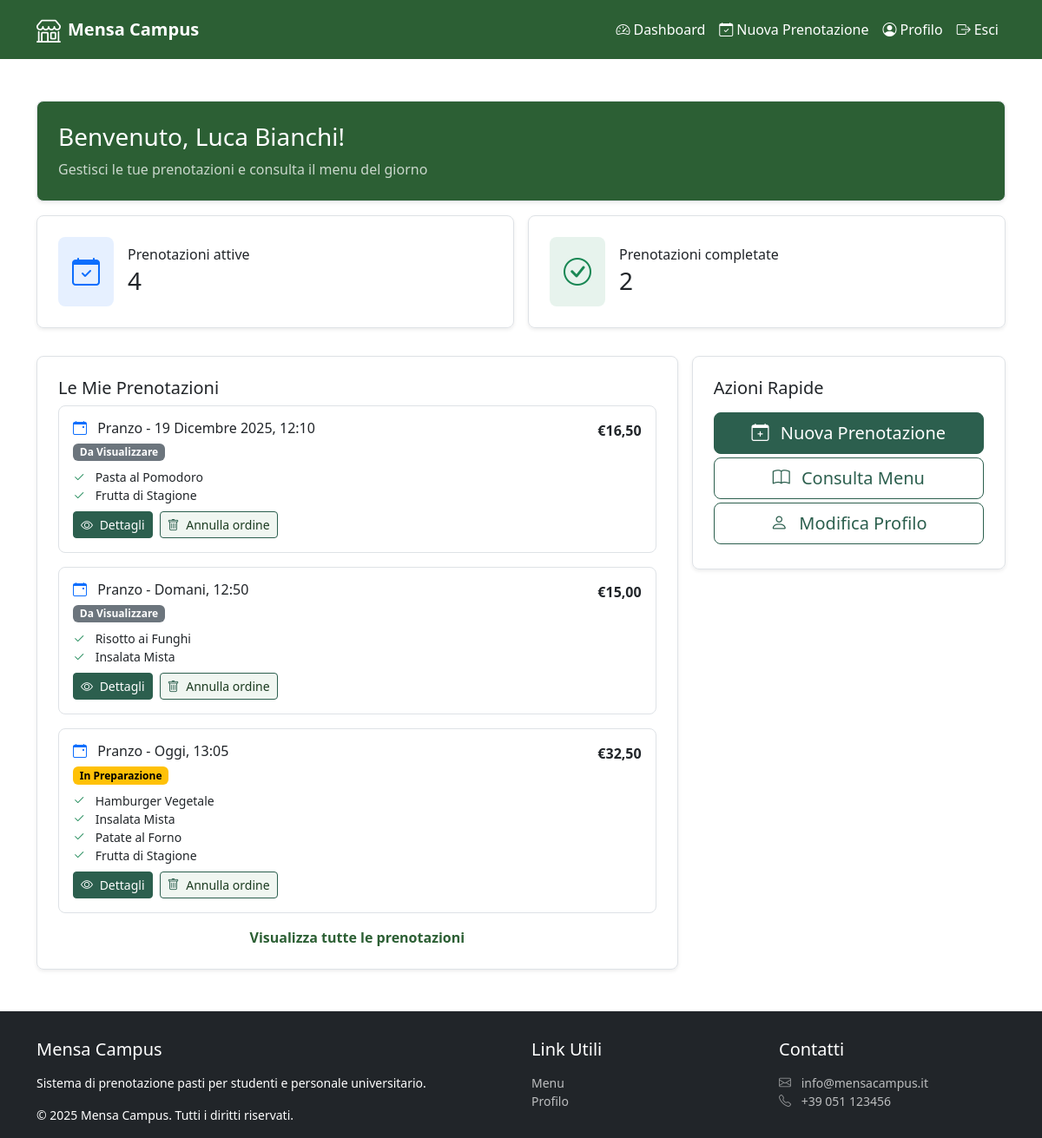
Screenshot of /user-dashboard.php (signed in) with the database file from the repository.
### tables this page shows
CREATE TABLE users (
    user_id INT NOT NULL AUTO_INCREMENT,
    email VARCHAR(255) NOT NULL,
    password VARCHAR(255) NOT NULL,
    first_name VARCHAR(50) NOT NULL,
    last_name VARCHAR(50) NOT NULL,
    admin BOOLEAN NOT NULL DEFAULT FALSE,
    registration_date DATETIME NOT NULL DEFAULT CURRENT_TIMESTAMP,
    PRIMARY KEY (user_id),
    UNIQUE KEY uk_users_email (email)
);

CREATE TABLE reservations (
    reservation_id INT NOT NULL AUTO_INCREMENT,
    total_amount DECIMAL(8,2) NOT NULL,
    date_time DATETIME NOT NULL,
    notes TEXT COMMENT 'Note aggiuntive inserite dall’utente',
    status ENUM(
        'Da Visualizzare',
        'In Preparazione',
        'Pronto al ritiro',
        'Completato',
        'Annullato'
    ) NOT NULL DEFAULT 'Da Visualizzare',
    user_id INT NOT NULL,
    PRIMARY KEY (reservation_id),
    CONSTRAINT fk_reservations_user
        FOREIGN KEY (user_id)
        REFERENCES users(user_id)
);

CREATE TABLE reservation_dishes (
    reservation_id INT NOT NULL,
    dish_id INT NOT NULL,
    quantity INT NOT NULL,
    PRIMARY KEY (reservation_id, dish_id),
    CONSTRAINT fk_reservation_dishes_reservation
        FOREIGN KEY (reservation_id)
        REFERENCES reservations(reservation_id),
    CONSTRAINT fk_reservation_dishes_dish
        FOREIGN KEY (dish_id)
        REFERENCES dishes(dish_id)
);

CREATE TABLE dishes (
    dish_id INT NOT NULL AUTO_INCREMENT,
    name VARCHAR(50) NOT NULL,
    description VARCHAR(255) NOT NULL,
    price DECIMAL(6,2) NOT NULL,
    stock INT NOT NULL,
    image VARCHAR(255) NOT NULL,
    calories INT NOT NULL,
    category_id INT NOT NULL,
    PRIMARY KEY (dish_id),
    CONSTRAINT fk_dishes_category
        FOREIGN KEY (category_id)
        REFERENCES categories(category_id)
);

### user-dashboard.php (called while the page is built, shortened)
<?php
require_once 'bootstrap.php';
$userId = $_SESSION["user_id"];
$templateParams["user"] = $dbh->getUserById($userId);
$counts = $dbh->getReservationCountsByUser($userId);
$templateParams["titolo"] = "Mensa Campus - Prenotazioni";
$templateParams["active_count"] = (int)($counts['active_count'] ?? 0);
$templateParams["completed_count"] = (int)($counts['completed_count'] ?? 0);
$templateParams["nav_items"] = array(
    getNewNavItem("Dashboard", "user-dashboard.php", "bi bi-speedometer2"),
    getNewNavItem("Nuova Prenotazione", "user-bookings.php", "bi bi-calendar-check"),
    getNewNavItem("Profilo", "user-profile.php", "bi bi-person-circle"),
    getNewNavItem("Esci", "logout.php", "bi bi-box-arrow-right")
);
$templateParams["link_utili"][] = array(
    "name" => "Menu",
    "link" => "menu.php",
);
$templateParams["link_utili"][] = array(
    "name" => "Profilo",
    "link" => "user-profile.php",
);
$showAll = isset($_GET["show_all"]) && $_GET["show_all"] == "1";
$limit = $showAll ? null : 3;
$reservations = $dbh->getReservationsByUser($userId, $limit);;
foreach ($reservations as &$r) {
    $r['items'] = $dbh->getReservationItems((int)$r['reservation_id']);
}
$templateParams["reservations"] = $reservations;
$templateParams["content"] = "template/user-dashboard-content.php";
require 'template/base-user.php';
?>

### db/database.php (called while the page is built, shortened)
<?php
class DatabaseHelper {
    private $db;
    public function __construct($servername, $username, $password, $dbname, $port) {
        $this->db = new mysqli($servername, $username, $password, $dbname, $port);
        $this->db->set_charset('utf8mb4');
    }
    public function getUserById($userId) {
        $sql = "SELECT * FROM users WHERE user_id = ?";
        $stmt = $this->db->prepare($sql);
        $stmt->bind_param("i", $userId);
        $stmt->execute();
        $res = $stmt->get_result();
        $user = $res->fetch_array(MYSQLI_ASSOC);;
        return $user;
    }
   public function getReservationCountsByUser($userId) {
        $sql = "SELECT
                SUM(CASE WHEN status IN ('Da Visualizzare','In Preparazione','Pronto al ritiro') THEN 1 ELSE 0 END) AS active_count,
                SUM(CASE WHEN status = 'Completato' THEN 1 ELSE 0 END) AS completed_count
                FROM reservations
                WHERE user_id = ?";
        $stmt = $this->db->prepare($sql);
        $stmt->bind_param("i", $userId);
        $stmt->execute();
        $res = $stmt->get_result();
        $row = $res->fetch_assoc() ?: ['active_count' => 0, 'completed_count' => 0];
        return $row;
    }
    public function getReservationItems($reservationId) {
        $sql = "SELECT d.dish_id, d.name, rd.quantity
                FROM reservation_dishes rd
                JOIN dishes d ON d.dish_id = rd.dish_id
                WHERE rd.reservation_id = ?";
        $stmt = $this->db->prepare($sql);
        $stmt->bind_param("i", $reservationId);
        $stmt->execute();
        $res = $stmt->get_result();
        $rows = $res->fetch_all(MYSQLI_ASSOC);
        return $rows;
    }
    public function getReservationsByUser($userId, $limit = null) {
        $sql = "SELECT reservation_id, total_amount, date_time, status
                FROM reservations
                WHERE user_id = ?
                ORDER BY date_time DESC";
        if ($limit !== null) {
            $sql .= " LIMIT ?";
        }
        $stmt = $this->db->prepare($sql);
        if ($limit !== null) {
            $stmt->bind_param("ii", $userId, $limit);
        } else {
            $stmt->bind_param("i", $userId);
        }
        $stmt->execute();
        $res = $stmt->get_result();
        $rows = $res->fetch_all(MYSQLI_ASSOC);
        return $rows;
    }
}
?>

### bootstrap.php (called while the page is built, shortened)
<?php
require_once("db/database.php");
require_once("utils/functions.php");
$dbh = new DatabaseHelper("localhost", "root", "", "cafeteria", 3306);
?>

### utils/functions.php (called while the page is built, shortened)
<?php
    function getNewNavItem($name, $link, $iconClass) {
        return array(
            "name" => $name,
            "link" => $link,
            "iconClass" => $iconClass
        );
    }
    function reservationBadgeClass(string $status): string {
        return match ($status) {
            'Completato'        => 'text-bg-success',
            'Annullato'         => 'text-bg-danger',
            'Pronto al ritiro'  => 'text-bg-info',
            'In Preparazione'   => 'text-bg-warning',
            'Da Visualizzare'   => 'text-bg-secondary',
            default             => 'text-bg-dark',
        };
    }
    function canCancelReservation(string $status): bool {
        return in_array($status, ['Da Visualizzare', 'In Preparazione'], true);
    }
    function formatEuro($amount): string {
        return number_format((float)$amount, 2, ',', '.');
    }
    function formatWhen($dt) {
        $ts = strtotime($dt);
        $today = date('Y-m-d');
        $yesterday = date('Y-m-d', strtotime('-1 day'));
        $tomorrow = date('Y-m-d', strtotime('+1 day'));
        $d = date('Y-m-d', $ts);
        $time = date('H:i', $ts);
        if ($d === $today) return "Oggi, $time";
        if ($d === $tomorrow) return "Domani, $time";
        $months = [
            1 => 'Gennaio', 2 => 'Febbraio', 3 => 'Marzo', 4 => 'Aprile',
            5 => 'Maggio', 6 => 'Giugno', 7 => 'Luglio', 8 => 'Agosto',
            9 => 'Settembre', 10 => 'Ottobre', 11 => 'Novembre', 12 => 'Dicembre'
        ];
        $day = (int)date('j', $ts);
        $monthNum = (int)date('n', $ts);
        $year = (int)date('Y', $ts);
        $monthName = $months[$monthNum] ?? date('F', $ts);
        return $day . ' ' . $monthName . ' ' . $year . ', ' . $time;
    }
?>

### template/user-dashboard-content.php (the view, shortened to what this page needs)
<main class="container my-5">
    <header class="welcome border rounded-3 p-4 mb-3 shadow-sm">
    <h1 class="h3 mb-2 text-white">
        Benvenuto, <?php echo $templateParams["user"]["first_name"] . ' ' . $templateParams["user"]["last_name"]; ?>!
    </h1>
    <p class="mb-0 opacity-75 text-white">Gestisci le tue prenotazioni e consulta il menu del giorno</p>
    </header>
    <section class="row g-3" aria-label="Stato prenotazioni">
    <div class="col-md-6">
        <section class="border rounded-3 p-4 shadow-sm" aria-label="Prenotazioni attive">
        <div class="d-flex align-items-center">
            <div class="bg-primary bg-opacity-10 rounded-3 p-3" aria-hidden="true">
                <i class="bi bi-calendar-check text-primary fs-2" aria-hidden="true"></i>
            </div>
            <div class="ms-3">
            <h2 class="h6 mb-1">Prenotazioni attive</h2>
            <p class="h3 mb-0"><?php echo $templateParams["active_count"]; ?></p>
            </div>
        </div>
        </section>
    </div>
    <div class="col-md-6">
        <section class="border rounded-3 p-4 shadow-sm" aria-label="Prenotazioni completate">
        <div class="d-flex align-items-center">
            <div class="bg-success bg-opacity-10 rounded-3 p-3" aria-hidden="true">
                <i class="bi bi-check-circle text-success fs-2" aria-hidden="true"></i>
            </div>
            <div class="ms-3">
            <h2 class="h6 mb-1">Prenotazioni completate</h2>
            <p class="h3 mb-0"><?php echo $templateParams["completed_count"]; ?></p>
            </div>
        </div>
        </section>
    </div>
    </section>
    <div class="row g-3 mt-3">
    <div class="col-md-8">
        <section class="border rounded-3 p-4 shadow-sm" aria-labelledby="my-bookings-heading">
        <h2 id="my-bookings-heading" class="h5">Le Mie Prenotazioni</h2>
        <?php if (empty($templateParams["reservations"])): ?>
            <div class="alert alert-info mb-0" role="alert">
                Nessuna prenotazione trovata.
            </div>
        <?php else: ?>
            <ul class="list-unstyled">
                <?php foreach($templateParams["reservations"] as $reservation): ?>
                    <?php
                        $status = (string)$reservation["status"];
                        $when   = formatWhen($reservation["date_time"]);
                        $total  = formatEuro($reservation["total_amount"]);
                        $items  = $reservation["items"] ?? [];
                        $badgeClass = reservationBadgeClass($status);
                    ?>
                <li class="mb-3 p-3 border rounded-3">
                <div class="d-flex justify-content-between align-items-start mb-2">
                    <div>
                        <h3 class="h6 mb-1">
                            <i class="bi bi-calendar-event text-primary me-2" aria-hidden="true"></i>
                            <span>
                                Pranzo - <?php echo $when; ?>
                            </span>
                        </h3>
                        <span class="badge <?php echo $badgeClass; ?>"><?php echo $status; ?></span>
                    </div>
                    <strong>€<?php echo $total ?></strong>
                </div>
                <?php if (!empty($items)): ?>
                    <ul class="list-unstyled small mb-2">
                        <?php foreach($items as $item): ?>
                            <li>
                                <i class="bi bi-check2 text-success me-2" aria-hidden="true"></i>
                                <span><?php echo $item["name"] ?></span>
                            </li>
                        <?php endforeach; ?>
                    </ul>
                <?php else: ?>
                    <p class="small text-body-secondary mb-2">Nessun piatto associato.</p>
                <?php endif; ?>
                <div class="d-flex gap-2">
                    <a class="btn btn-sm btn-outline-primary" type="button"
                    href="single-order.php?reservation_id=<?php echo (int)$reservation['reservation_id']; ?>">
                        <i class="bi bi-eye me-1" aria-hidden="true"></i>
                        <span class="text-white">Dettagli</span>
                    </a>
                    <?php if (canCancelReservation($reservation['status'])) { ?>
                        <a class="btn btn-sm btn-outline-danger" type="button"
                        href="user-dashboard.php?cancel_id=<?php echo (int)$reservation['reservation_id']; ?>">
                            <i class="bi bi-trash me-1" aria-hidden="true"></i>
                            <span>Annulla ordine</span>
                        </a>
                    <?php } ?>
                </div>
                <?php endforeach; ?>
            </ul>
        <?php endif; ?>
       <div class="text-center mt-3">
            <?php if ($showAll): ?>
                <a href="user-dashboard.php" class="text-decoration-none fw-bold">
                    Mostra meno
                </a>
            <?php else: ?>
                <a href="user-dashboard.php?show_all=1" class="text-decoration-none fw-bold">
                    Visualizza tutte le prenotazioni
                </a>
            <?php endif; ?>
        </div>
        </section>
    </div>
    <aside class="col-md-4" aria-label="Pannello azioni rapide">
        <section class="border rounded-3 p-4 shadow-sm">
        <div class="pb-3">
            <h2 class="h5 mb-0">Azioni Rapide</h2>
        </div>
        <a href="user-bookings.php" class="btn btn-lg text-white mb-1 w-100">
            <i class="bi bi-calendar-plus me-2" aria-hidden="true"></i>
            <span>Nuova Prenotazione</span>
        </a>
        <a href="menu.php" class="btn btn-lg mb-1 w-100">
            <i class="bi bi-book me-2" aria-hidden="true"></i>
            <span>Consulta Menu</span>
        </a>
        <a href="user-profile.php" class="btn btn-lg mb-1 w-100">
            <i class="bi bi-person me-2" aria-hidden="true"></i>
            <span>Modifica Profilo</span>
            </a>
        </section>
    </aside>
    </div>
</main>

### css/style.css (style rules this page uses)
main a { color: #2C5F34; }
nav.navbar, main > header.welcome { background-color: #2C5F34; }
form button[type="submit"], a.btn:first-child, aside a.btn:first-child, aside section a.btn:first-of-type, main .col-md-8 ul li .d-flex a.btn-outline-primary { background-color: #2C5F4E; border-color: #2C5F4E; }
form button[type="submit"] i, a.btn:first-child i, aside section a.btn:first-of-type i { color: white; }
a.btn { color: #2C5F4E; border-color: #2C5F4E; }
main i.bi { color: #2C5F4E; }
main > div.alert, main .col-md-8 ul li .d-flex a.btn-outline-danger { background-color: #F0F6F1 !important; color: #1B3B20 !important; }

### rows the page displays
users: first_name "Luca", last_name "Bianchi"
reservations: date_time "19 Dicembre 2025, 12:10", status "Da Visualizzare", total_amount "16,50"
reservation_dishes: dish.name "Pasta al Pomodoro"
reservation_dishes: dish.name "Frutta di Stagione"
reservations: date_time "Domani, 12:50", status "Da Visualizzare", total_amount "15,00"
reservation_dishes: dish.name "Risotto ai Funghi"
reservation_dishes: dish.name "Insalata Mista"
reservations: date_time "Oggi, 13:05", status "In Preparazione", total_amount "32,50"
reservation_dishes: dish.name "Hamburger Vegetale"
reservation_dishes: dish.name "Patate al Forno"
reservation_dishes: dish.name "Frutta di Stagione"

### other values shown
$nav_item["name"] "Dashboard"
$nav_item["name"] "Nuova Prenotazione"
$nav_item["name"] "Profilo"
$nav_item["name"] "Esci"
$templateParams["active_count"] "4"
$templateParams["completed_count"] "2"
$link["name"] "Menu"
$link["name"] "Profilo"
